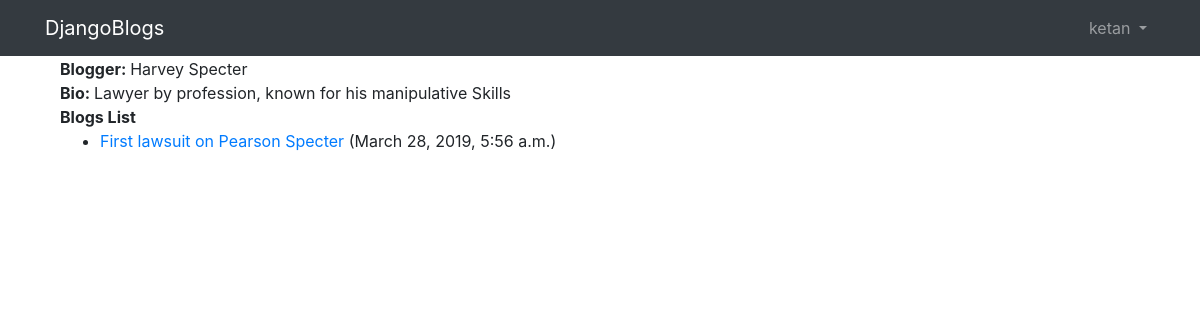
/blog/blogger/1 (signed in), run on the app's committed database.
### blog/models.py (models this page shows, shortened)
class Blogger(models.Model):
    name = models.CharField(max_length=50, help_text="Blogger's name", null=True)
    bio = models.TextField(max_length=200, help_text="Description about the blogger", null=True)
    user = models.ForeignKey(User, null=True, on_delete= models.SET_NULL)

class Blog(models.Model):
    title = models.CharField(max_length=200, help_text="Enter a title for the blog post", null = True)
    blogger = models.ForeignKey('Blogger', on_delete = models.SET_NULL, null = True)
    date = models.DateTimeField(auto_now=True)
    description = models.TextField(max_length=1000, help_text="Add the blog content", null=True)

### blog/views.py (the view)
# urls.py: path("blogger/<int:pk>", views.BloggerDetailView.as_view(), name='blogger-detail'),
class BloggerDetailView(generic.DetailView):
    model = Blogger

### blog/templates/blog/blogger_detail.html
{% extends 'base_generic.html' %}
{% block content %}
                <h7><strong>Blogger: </strong>  {{blogger.name}}</h7><br>
                <h7><strong>Bio: </strong>  {{blogger.bio}}</h7><br>
                <h7><strong>Blogs List</strong></h7><br>
                <ul>
                    {% for blog in blogger.blog_set.all %}
                    <li><a href = "{% url 'blog-detail' blog.pk %}">{{blog.title}}</a> ({{blog.date}})</li>
                    {% endfor %}
                </ul>
{% endblock %}

### blog/templates/base_generic.html (shortened to what this page needs)
<html>
    <head>
          <link rel="stylesheet" href="https://stackpath.bootstrapcdn.com/bootstrap/4.1.3/css/bootstrap.min.css">
        </head>
        <body>
                <nav class="navbar navbar-expand-lg navbar-dark bg-dark">
                        <div class="container">
                          <a class="navbar-brand" href="{% url 'homepage' %}">DjangoBlogs</a>
                              <div class="collapse navbar-collapse" id="mainMenu">
                                    {% if user.is_authenticated %}
                                    <ul class="navbar-nav ml-auto">
                                      <li class="nav-item dropdown">
                                        <a class="nav-link dropdown-toggle" href="#" id="userMenu" data-toggle="dropdown" aria-haspopup="true" aria-expanded="false">
                                          {{ user.username }}
                                        </a>
                                      </li>
                                    </ul>
                                  {% else %}
                                    <form class="form-inline ml-auto">
                                      <a href="{% url 'login' %}?next={{request.path}}" class="btn btn-outline-secondary">Log in</a>
                                      <a href="{% url 'signup' %}?next={{request.path}}" class="btn btn-primary ml-2">Sign up</a>
                                    </form>
                                  {% endif %}
                              </div>
                        </div>
                </nav>
            <div class="container">
              <div class="col-sm-4">
              </div>
              <div class="col-sm-8">
                {% block content %}
                {% endblock %}
              </div>
            </div>
        </body>
</html>

### data on the page
Blogger: name "Harvey Specter", bio "Lawyer by profession, known for his manipulative Skills"
Blog: title "First lawsuit on Pearson Specter", date "March 28, 2019, 5:56 a.m."

### other printed values
{{ user.username }} "ketan"
